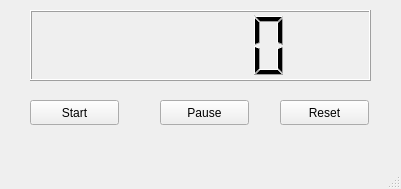
<?xml version="1.0" encoding="UTF-8"?>
<ui version="4.0">
 <class>MainWindow</class>
 <widget class="QMainWindow" name="MainWindow">
  <property name="geometry">
   <rect>
    <x>0</x>
    <y>0</y>
    <width>401</width>
    <height>189</height>
   </rect>
  </property>
  <property name="windowTitle">
   <string>Cronometro</string>
  </property>
  <widget class="QWidget" name="centralwidget">
   <widget class="QPushButton" name="btnstart">
    <property name="geometry">
     <rect>
      <x>30</x>
      <y>100</y>
      <width>89</width>
      <height>25</height>
     </rect>
    </property>
    <property name="text">
     <string>Start</string>
    </property>
   </widget>
   <widget class="QPushButton" name="btnpause">
    <property name="geometry">
     <rect>
      <x>160</x>
      <y>100</y>
      <width>89</width>
      <height>25</height>
     </rect>
    </property>
    <property name="text">
     <string>Pause</string>
    </property>
   </widget>
   <widget class="QPushButton" name="btnreset">
    <property name="geometry">
     <rect>
      <x>280</x>
      <y>100</y>
      <width>89</width>
      <height>25</height>
     </rect>
    </property>
    <property name="text">
     <string>Reset</string>
    </property>
   </widget>
   <widget class="QLCDNumber" name="pantalla">
    <property name="geometry">
     <rect>
      <x>30</x>
      <y>10</y>
      <width>341</width>
      <height>71</height>
     </rect>
    </property>
   </widget>
  </widget>
  <widget class="QMenuBar" name="menubar">
   <property name="geometry">
    <rect>
     <x>0</x>
     <y>0</y>
     <width>401</width>
     <height>22</height>
    </rect>
   </property>
  </widget>
  <widget class="QStatusBar" name="statusbar"/>
 </widget>
 <resources/>
 <connections/>
</ui>
